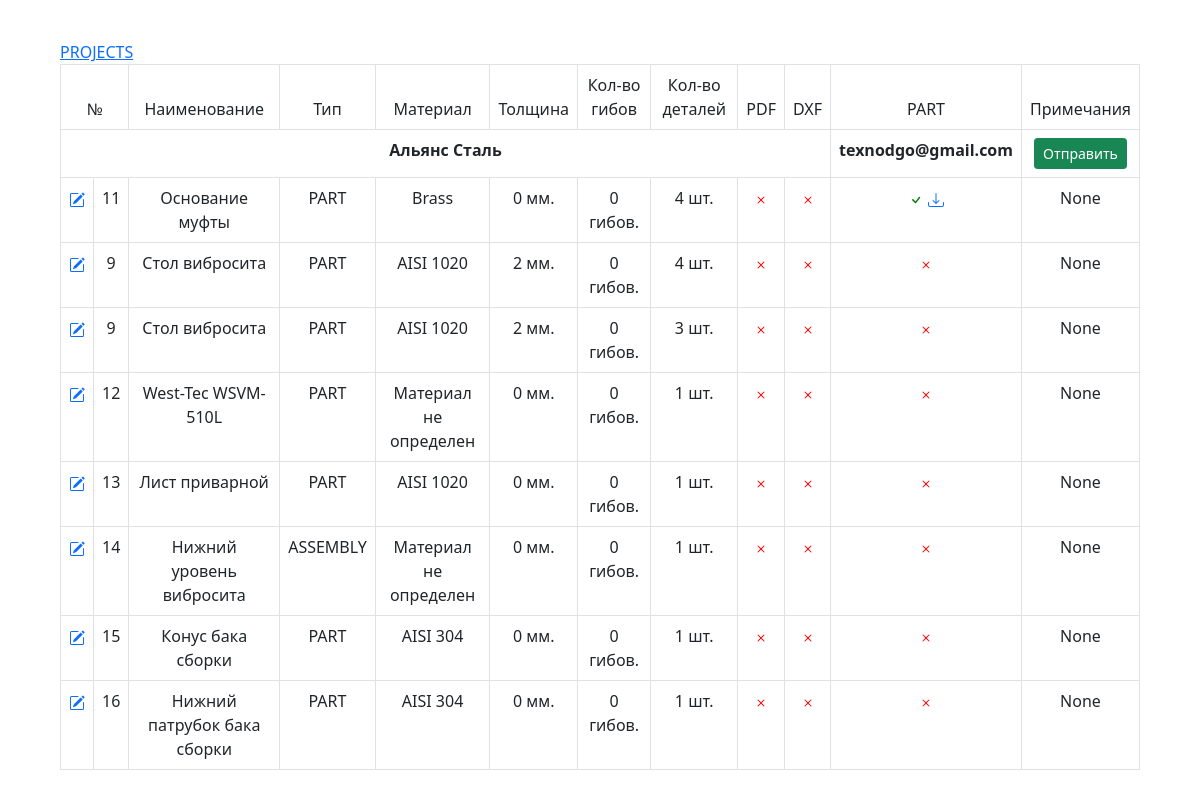
/main/check_operation_order/4/1/cut, run on the app's committed database.
### WorkApp/models.py (models this page shows, shortened)
class CuttingPlace(models.Model):
    title = models.CharField(max_length=250)
    email = models.EmailField()
    identification = models.CharField(max_length=50, default='cut')
    def __str__(self):
        return self.title

class OperationList(models.Model):
    STATUS_TYPE = (
        ('NONE', 'NONE'),
        ('CREATE', 'CREATE'),
        ('WORK', 'WORK'),
        ('DONE', 'DONE'),
    )
    position = models.ForeignKey(Position, on_delete=models.CASCADE)
    cutting = models.BooleanField(default=False)
    cutting_place = models.ForeignKey(CuttingPlace, on_delete=models.CASCADE, null=True)
    cutting_status = models.CharField(max_length=20, choices=STATUS_TYPE, default='NONE')
    machining = models.BooleanField(default=False)
    machining_place = models.ForeignKey(MachiningPlace, on_delete=models.CASCADE, null=True)
    machining_status = models.CharField(max_length=20, choices=STATUS_TYPE, default='NONE')
    coating = models.BooleanField(default=False)
    coating_place = models.ForeignKey(CoatingPlace, on_delete=models.CASCADE, null=True)
    coating_status = models.CharField(max_length=20, choices=STATUS_TYPE, default='NONE')
    other = models.BooleanField(default=False)
    other_place = models.ForeignKey(OtherPlace, on_delete=models.CASCADE, null=True)
    other_status = models.CharField(max_length=20, choices=STATUS_TYPE, default='NONE')
    general_status = models.CharField(max_length=20, choices=STATUS_TYPE, default='CREATE')
    notes = models.CharField(max_length=255, default='None')

class Position(models.Model):
    order = models.ForeignKey(Order, on_delete=models.CASCADE)
    component = models.ForeignKey(Component, on_delete=models.CASCADE, default=None)
    quantity = models.IntegerField()
    code = models.CharField(max_length=13)
    qr_code = models.FileField(upload_to='POSITION_QR_CODE', default=None)
    qr_code_production = models.FileField(upload_to='POSITION_QR_CODE_PRODUCTION', default=None)
    sticker = models.FileField(upload_to='POSITION_STICKER', default=None)
    sticker_draw_pdf = models.FileField(upload_to='POSITION_DRAW_PDF', default=None)
    mather_assembly = models.CharField(max_length=255, default='default')
    priority = models.IntegerField(default=0)
    storage = models.CharField(max_length=10, default="0", null=True)

class Component(models.Model):
    COMPONENT_TYPE = (
        ('PART', 'PART'),
        ('ASSEMBLY', 'ASSEMBLY')
    )
    title = models.CharField(max_length=255)
    author = models.ForeignKey(User, on_delete=models.CASCADE)
    create = models.DateTimeField(default=timezone.now)
    c_type = models.CharField(max_length=20, choices=COMPONENT_TYPE, default='PART')
    material = models.CharField(max_length=150, default='default')
    thickness = models.CharField(max_length=10, default='0')
    band_count = models.CharField(max_length=10, default='0')
    draw_pdf = models.FileField(upload_to='COMPONENT_DRAW_PDF', default='COMPONENT_DRAW_PDF/default.pdf', null=True)
    draw_png = models.FileField(upload_to='COMPONENT_DRAW_PNG', default='COMPONENT_DRAW_PNG/default.png', null=True)
    dxf_file = models.FileField(upload_to='COMPONENT_DXF_FILE', default='COMPONENT_DXF_FILE/default.png', null=True)
    part_file = models.FileField(upload_to='COMPONENT_PART_FILE', default='COMPONENT_PART_FILE/default.png', null=True)

### MainApp/views.py (the view)
# urls.py: path(r'check_operation_order/<slug:pk>/<slug:operation_pk>/<slug:operation_name>',
def check_operation_order(request, pk, operation_pk, operation_name):
    try:
        order = Order.objects.get(pk=pk)
        positions = Position.objects.filter(order=order)
        if operation_name == 'cut':
            operation_name2 = CuttingPlace.objects.get(pk=operation_pk)
        elif operation_name == 'mach':
            operation_name2 = MachiningPlace.objects.get(pk=operation_pk)
        elif operation_name == 'oth':
            operation_name2 = OtherPlace.objects.get(pk=operation_pk)
        operation_name2 = str(operation_name2)
        operation = None
        operation_list = None
        if operation_name2 == 'НИИ Лазерная Резка' or operation_name2 == 'Сталь Плюс' or operation_name2 == 'Лазер ЛРМ'\
                or operation_name2 == 'Альянс Сталь':
            operation = CuttingPlace.objects.get(title=operation_name2)
            operation_list = OperationList.objects.filter(cutting_place=operation)
        elif operation_name2 == 'CNC MetalWork' or operation_name2 == 'Опытынй завод':
            operation = MachiningPlace.objects.get(title=operation_name2)
            operation_list = OperationList.objects.filter(machining_place=operation)
        elif operation_name2 == 'Другой':
            operation = OtherPlace.objects.get(title=operation_name2)
            operation_list = OperationList.objects.filter(other_place=operation)
    except Exception:
        pass
    context = {
        'order': order,
        'operation': operation,
        'operation_list': operation_list,
    }
    return render(request, 'MainApp/Check_Operation_Order_Page_View.html', context)

### MainApp/templates/MainApp/Check_Operation_Order_Page_View.html (shortened to what this page needs)
{% extends "MainApp/base.html" %}
{% block content %}
{% load static %}
<div class="col">
    <table class="table table-bordered">
        <thead>
        <tr align="center">
            <td colspan="2">№</td>
            <td>Наименование</td>
            <td>Тип</td>
            <td>Материал</td>
            <td>Толщина</td>
            <td>Кол-во гибов</td>
            <td>Кол-во деталей</td>
            <td>PDF</td>
            <td>DXF</td>
            <td>PART</td>
            <td>Примечания</td>
        </tr>
        </thead>
        <tbody align="center" valign="middle">
        <th colspan="10">{{operation.title}} </th>
        <th>{{operation.email}}</th>
        <th><a class="btn btn-success btn-sm" href="{% url 'send_email' order=order.pk operation=operation.pk identification=operation.identification %}">Отправить</a></th>
            {% for operation2 in operation_list %}
                <tr>
                    <td>
                        <a href="#">
                        </a>
                    </td>
                    <td>{{operation2.position.component.pk}}</td>
                    <td>{{operation2.position.component.title}}</td>
                    <td>{{operation2.position.component.c_type}}</td>
                    <td>{{operation2.position.component.material}}</td>
                    <td>{{operation2.position.component.thickness}} мм.</td>
                    <td>{{operation2.position.component.band_count}} гибов.</td>
                    <td>{{operation2.position.quantity}} шт.</td>
                    <td>
                    </td>
                    <td>
                    </td>
                    <td>
                        {% if operation2.position.component.part_file != 'COMPONENT_PART_FILE/default.png' %}
                            <svg xmlns="http://www.w3.org/2000/svg" width="16" height="16" fill="currentColor"
                                 class="bi bi-check" viewBox="0 0 16 16" style="color:green;">
                              <path d="M10.97 4.97a.75.75 0 0 1 1.07 1.05l-3.99 4.99a.75.75 0 0 1-1.08.02L4.324
                               8.384a.75.75 0 1 1 1.06-1.06l2.094 2.093 3.473-4.425a.267.267 0 0 1 .02-.022z"/>
                            </svg>
                            <a href="{{operation2.position.component.part_file.url}}">
                            </a>
                        {% endif %}
                    </td>
                    <td>{{operation2.notes}}</td>
                </tr>
            {% endfor %}
        </tbody>
    </table>
</div>
{% endblock %}

### MainApp/templates/MainApp/Check_Operation_Order_Page_View.html (style rules this page uses)
body { position:absolute; top:5%; left:5%; right:5%; }

### data on the page
CuttingPlace: title "Альянс Сталь", email "texnodgo@gmail.com"
OperationList: position.component.pk "11", position.component "Основание муфты", position.component.c_type "PART", position.component.material "Brass", position.component.thickness "0", position.component.band_count "0", position.quantity "4", notes "None"
OperationList: position.component.pk "9", position.component "Стол вибросита", position.component.c_type "PART", position.component.material "AISI 1020", position.component.thickness "2", position.component.band_count "0", position.quantity "4", notes "None"
OperationList: position.component.pk "9", position.component "Стол вибросита", position.component.c_type "PART", position.component.material "AISI 1020", position.component.thickness "2", position.component.band_count "0", position.quantity "3", notes "None"
OperationList: position.component.pk "12", position.component "West-Tec WSVM-510L", position.component.c_type "PART", position.component.material "Материал не определен", position.component.thickness "0", position.component.band_count "0", position.quantity "1", notes "None"
OperationList: position.component.pk "13", position.component "Лист приварной", position.component.c_type "PART", position.component.material "AISI 1020", position.component.thickness "0", position.component.band_count "0", position.quantity "1", notes "None"
OperationList: position.component.pk "14", position.component "Нижний уровень вибросита", position.component.c_type "ASSEMBLY", position.component.material "Материал не определен", position.component.thickness "0", position.component.band_count "0", position.quantity "1", notes "None"
OperationList: position.component.pk "15", position.component "Конус бака сборки", position.component.c_type "PART", position.component.material "AISI 304", position.component.thickness "0", position.component.band_count "0", position.quantity "1", notes "None"
OperationList: position.component.pk "16", position.component "Нижний патрубок бака сборки", position.component.c_type "PART", position.component.material "AISI 304", position.component.thickness "0", position.component.band_count "0", position.quantity "1", notes "None"
